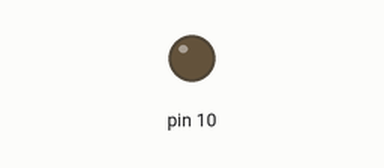
The sketch below on a simulated Arduino Uno, built with avr-gcc and run on an emulated ATmega328P. Shown: output pins drawn as LEDs (lit = HIGH).

Above: at 0.1 s.
At 0.8 s:
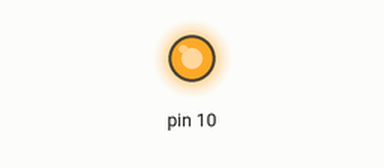
Timing chart, 0 to 3.1 s (numbered marks = the images above):
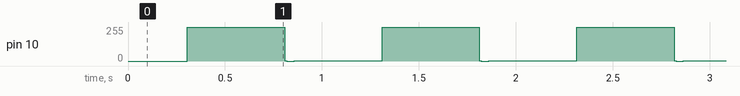

The sketch:

code_matlab_arduino_sine.ino
```cpp
//const int LDR = A1;
//float adc_MQ;
int F = 1;                                                   //frequency of the signal
int Fs = 500;                                                //sampling frequency
int n = 500;                                                 //number of samples
float t;                                                     //Time instance
int sampling_interval;
byte samples[500];                                           // to store the samples

void setup() {
  //Serial.begin(9600);
  pinMode(10, OUTPUT);
  for (int n = 0; n < 500; n++)
  {
    t = (float) n / Fs;                                       //creating time isntance to find the 500 samples
    samples[n] = (byte) (127.0 * sin(2 * 3.1415926535897932384626433832795 * t) + 127.0 ); //calculating the sin value at each time instance
  }
  sampling_interval = 1000000 / (F * n);
  //sampling interval Ts = 1/frequency x number of sample (Ts = 1/Fn or Ts = T/n)x1000000 to convert it in µS
}

void loop() {
  for (int j = 0; j < 500; j++) {
    analogWrite(10, samples[j]);
    delayMicroseconds(sampling_interval);   // 2 ms en este caso //time interval
  }


}
```

Measured:
- by itself, pin 10: repeats every 1.0 s: 253/255 0.04 s, 252/255 0.45 s, 1/255 0.01 s, 0/255 0.04 s, 1/255 0.45 s, 252/255 0.01 s
